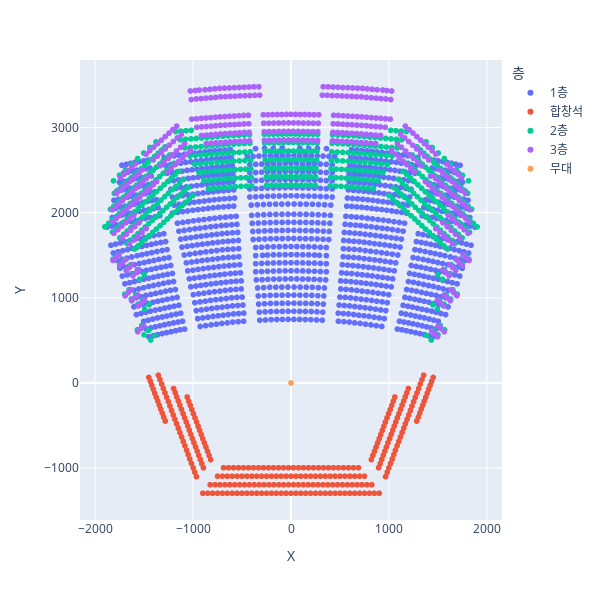

The code cell stored with this chart in its notebook:
### Code cell
# 2D scatter plot
px.scatter(temp, x='X', y='Y', color='층', width=600, height=600, hover_name='전체_좌석')

### Figure 1 — Plotly figure (JSON) as saved in the notebook; plotly's stock layout.template omitted (floating-point values rounded to 4 significant figures; data arrays with more than 128 entries replaced by an {"elided": "..."} marker saying what was removed)
{"data": [{"hovertemplate": "<b>%{hovertext}</b><br><br>층=1층<br>X=%{x}<br>Y=%{y}<extra></extra>", "hovertext": {"elided": "1234 str values"}, "legendgroup": "1층", "marker": {"color": "#636efa", "symbol": "circle"}, "mode": "markers", "name": "1층", "showlegend": true, "type": "scattergl", "x": {"elided": "1234 int values"}, "xaxis": "x", "y": {"elided": "1234 int values"}, "yaxis": "y"}, {"hovertemplate": "<b>%{hovertext}</b><br><br>층=합창석<br>X=%{x}<br>Y=%{y}<extra></extra>", "hovertext": {"elided": "274 str values"}, "legendgroup": "합창석", "marker": {"color": "#EF553B", "symbol": "circle"}, "mode": "markers", "name": "합창석", "showlegend": true, "type": "scattergl", "x": {"elided": "274 int values"}, "xaxis": "x", "y": {"elided": "274 int values"}, "yaxis": "y"}, {"hovertemplate": "<b>%{hovertext}</b><br><br>층=2층<br>X=%{x}<br>Y=%{y}<extra></extra>", "hovertext": {"elided": "568 str values"}, "legendgroup": "2층", "marker": {"color": "#00cc96", "symbol": "circle"}, "mode": "markers", "name": "2층", "showlegend": true, "type": "scattergl", "x": {"elided": "568 int values"}, "xaxis": "x", "y": {"elided": "568 int values"}, "yaxis": "y"}, {"hovertemplate": "<b>%{hovertext}</b><br><br>층=3층<br>X=%{x}<br>Y=%{y}<extra></extra>", "hovertext": {"elided": "429 str values"}, "legendgroup": "3층", "marker": {"color": "#ab63fa", "symbol": "circle"}, "mode": "markers", "name": "3층", "showlegend": true, "type": "scattergl", "x": {"elided": "429 int values"}, "xaxis": "x", "y": {"elided": "429 int values"}, "yaxis": "y"}, {"hovertemplate": "<b>%{hovertext}</b><br><br>층=무대<br>X=%{x}<br>Y=%{y}<extra></extra>", "hovertext": ["무대"], "legendgroup": "무대", "marker": {"color": "#FFA15A", "symbol": "circle"}, "mode": "markers", "name": "무대", "showlegend": true, "type": "scattergl", "x": [0], "xaxis": "x", "y": [0], "yaxis": "y"}], "layout": {"height": 600, "legend": {"title": {"text": "층"}, "tracegroupgap": 0}, "margin": {"t": 60}, "width": 600, "xaxis": {"anchor": "y", "domain": [0, 1], "title": {"text": "X"}}, "yaxis": {"anchor": "x", "domain": [0, 1], "title": {"text": "Y"}}}}
